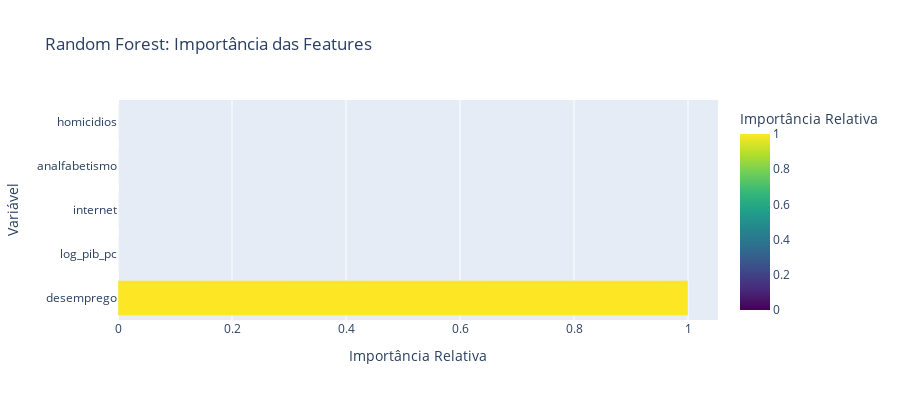

The cell this chart's notebook holds for it:
### Markdown cell above
## 3. Modelo 1: Random Forest Regressor (Não-linear)

### Fórmula Geral
$$\hat{y}_{RF} = \frac{1}{B} \sum_{b=1}^{B} T_b(x)$$

Onde:
- $B$ = número de árvores (200)
- $T_b(x)$ = predição da árvore $b$
- $\hat{y}_{RF}$ = média das predições

### Feature Importance (Mean Decrease Impurity)
$$\text{Importance}_j = \frac{1}{B} \sum_{b=1}^{B} \sum_{t \in T_b} \mathbb{1}[\text{split}_t = j] \times \Delta \text{Impurity}_t$$

Onde:
- $j$ = feature de interesse
- $\Delta \text{Impurity}_t$ = redução de impureza no split $t$

### Code cell
# RandomizedSearchCV para Random Forest
rf_search = RandomizedSearchCV(
    estimator=RandomForestRegressor(random_state=42),
    param_distributions=param_dist_rf,
    n_iter=20,
    scoring='r2',
    cv=5,
    random_state=42,
    n_jobs=-1,
    verbose=1
)
rf_search.fit(X_train, y_train)
rf_model = rf_search.best_estimator_
print("Melhores parâmetros (RF):", rf_search.best_params_)

# Predições
y_train_pred_rf = rf_model.predict(X_train)
y_test_pred_rf = rf_model.predict(X_test)

# Métricas
r2_train_rf = r2_score(y_train, y_train_pred_rf)
r2_test_rf = r2_score(y_test, y_test_pred_rf)
rmse_test_rf = np.sqrt(mean_squared_error(y_test, y_test_pred_rf))
mae_test_rf = mean_absolute_error(y_test, y_test_pred_rf)

# Validação Cruzada
cv_scores_rf = cross_val_score(rf_model, X_train, y_train, cv=5, scoring='r2')

print(f"\n Desempenho:")
print(f"   R² Treino: {r2_train_rf:.4f}")
print(f"   R² Teste:  {r2_test_rf:.4f}")
print(f"   RMSE:      {rmse_test_rf:.4f}")
print(f"   MAE:       {mae_test_rf:.4f}")
print(f"\n Validação Cruzada (5-fold):")
print(f"   R² Médio: {cv_scores_rf.mean():.4f} (+/- {cv_scores_rf.std():.4f})")

# Feature Importance
feature_importance_rf = pd.DataFrame({
    'Feature': variaveis_preditoras,
    'Importance': rf_model.feature_importances_
}).sort_values('Importance', ascending=False)

print(f"\n Feature Importance (Random Forest):")
for idx, row in feature_importance_rf.iterrows():
    pct = row['Importance'] * 100
    print(f"   {row['Feature']:20s}: {pct:6.2f}%")

# Visualização de Feature Importance
fig_rf_imp = px.bar(
    feature_importance_rf,
    x='Importance',
    y='Feature',
    orientation='h',
    title='Random Forest: Importância das Features',
    labels={'Importance': 'Importância Relativa', 'Feature': 'Variável'},
    color='Importance',
    color_continuous_scale='Viridis'
)
fig_rf_imp.update_layout(showlegend=False, height=400)
fig_rf_imp.show()

### Figure 1 — Plotly figure (JSON) as saved in the notebook; plotly's stock layout.template omitted (floating-point values rounded to 4 significant figures)
{"data": [{"hovertemplate": "Importância Relativa=%{marker.color}<br>Variável=%{y}<extra></extra>", "legendgroup": "", "marker": {"color": [1.0, 1.651e-12, 1.55e-12, 1.492e-12, 5.693e-13], "coloraxis": "coloraxis", "pattern": {"shape": ""}}, "name": "", "orientation": "h", "showlegend": false, "textposition": "auto", "type": "bar", "x": [1.0, 1.651e-12, 1.55e-12, 1.492e-12, 5.693e-13], "xaxis": "x", "y": ["desemprego", "log_pib_pc", "internet", "analfabetismo", "homicidios"], "yaxis": "y"}], "layout": {"barmode": "relative", "coloraxis": {"colorbar": {"title": {"text": "Importância Relativa"}}, "colorscale": [[0, "#440154"], [0.1111, "#482878"], [0.2222, "#3e4989"], [0.3333, "#31688e"], [0.4444, "#26828e"], [0.5556, "#1f9e89"], [0.6667, "#35b779"], [0.7778, "#6ece58"], [0.8889, "#b5de2b"], [1, "#fde725"]]}, "height": 400, "legend": {"tracegroupgap": 0}, "showlegend": false, "title": {"text": "Random Forest: Importância das Features"}, "xaxis": {"anchor": "y", "domain": [0, 1], "title": {"text": "Importância Relativa"}}, "yaxis": {"anchor": "x", "domain": [0, 1], "title": {"text": "Variável"}}}}
